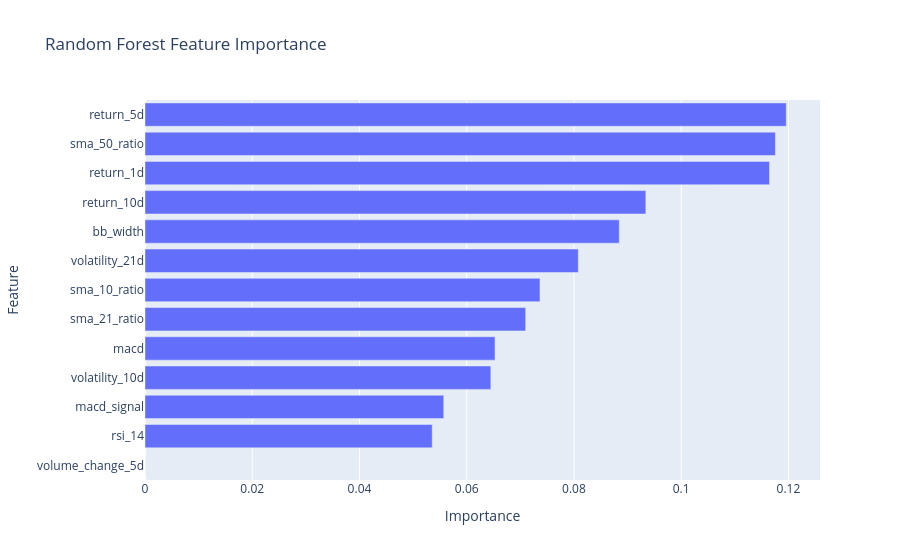

This figure's notebook cell:
### Code cell
plot_feature_importance(regressor, TECHNICAL_FEATURES)

### Figure 1 — Plotly figure (JSON) as saved in the notebook; plotly's stock layout.template omitted (floating-point values rounded to 4 significant figures)
{"data": [{"orientation": "h", "type": "bar", "x": [0, 0.05356, 0.05572, 0.0645, 0.06528, 0.07099, 0.07366, 0.08081, 0.08845, 0.0934, 0.1165, 0.1176, 0.1196], "y": ["volume_change_5d", "rsi_14", "macd_signal", "volatility_10d", "macd", "sma_21_ratio", "sma_10_ratio", "volatility_21d", "bb_width", "return_10d", "return_1d", "sma_50_ratio", "return_5d"]}], "layout": {"title": {"text": "Random Forest Feature Importance"}, "xaxis": {"title": {"text": "Importance"}}, "yaxis": {"title": {"text": "Feature"}}}}
